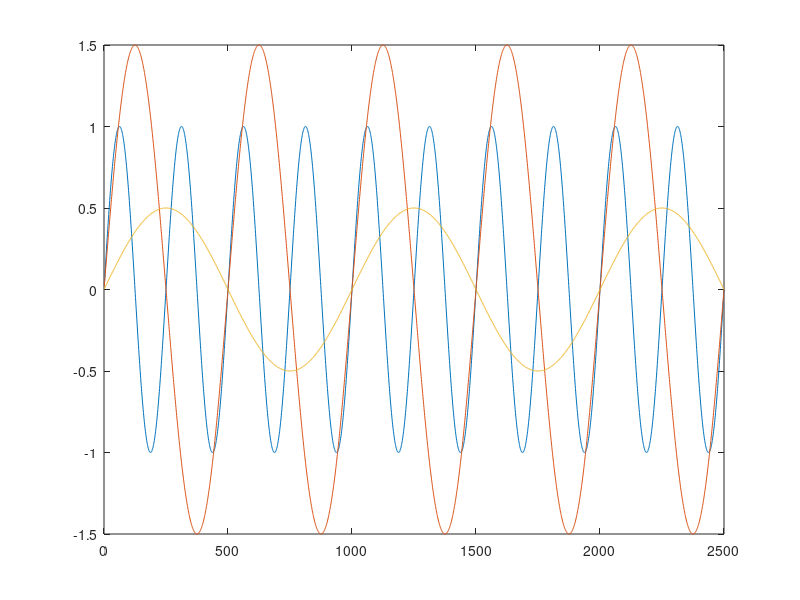

The MATLAB script that drew this image: (Note: this script raises an error after producing the figure.)
function zoomtest(y)

x=1:2500;

if nargin == 0
   y = 1;
end

figure
if y == 1
   plot(x,sin(pi*x/125), x,1.5*sin(pi*x/250), x,0.5*sin(pi*x/500));
 elseif y == 2
    plot(x, 1+sin(pi*x/250), x,sin(pi*x/250), x,-1+sin(pi*x/250));
 end

zoomtool
